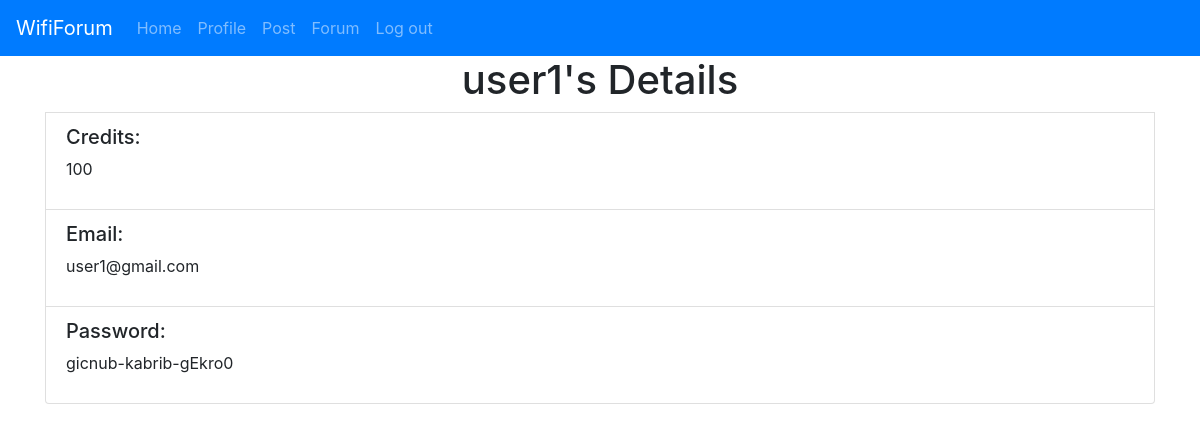
The app's page /profile (signed in) with its own data.
### website/models.py (models this page shows)
class User(db.Model, UserMixin):
    id = db.Column(db.Integer, primary_key=True)
    email = db.Column(db.String(150), unique=True)
    password = db.Column(db.String(150))
    username = db.Column(db.String(150), unique=True)
    credit = db.Column(db.Integer)
    posts = db.relationship('Post')

### website/views.py (the view)
@view.route('/profile', methods=['GET'])
@login_required
def profile():
    return render_template('profile.html', user=current_user)

### website/__init__.py (called while the page is built)
def create_app():
    app = Flask(__name__)
    app.config['SECRET_KEY'] = 'abc' #Dit zorgt voor een encryptie van de data cookies en sessie data, je kan dit ook gwn disablen als het problemen veroorzaakt
    app.config['SQLALCHEMY_DATABASE_URI'] = f'sqlite:///{DB_NAME}'
    db.init_app(app)
    from .views import view
    from .auth import auth
    app.register_blueprint(view, url_prefix='/')
    app.register_blueprint(auth, url_prefix='/')
    from .models import User, Post
    create_database(app)
    login_manager = LoginManager()
    login_manager.login_view = 'auth.login'
    login_manager.init_app(app)
    @login_manager.user_loader
    def load_user(id):
        return User.query.get(int(id))
    return app

### website/templates/profile.html
{% extends "base.html" %} {% block title %}Profile{% endblock %}
{% block content %}
<h1 align="center">{{user.username}}'s Details</h1>
<div class="list-group-item">
    <h5>Credits:</h5> <p>{{ user.credit }}</p>
</div>
<div class="list-group-item">
    <h5>Email:</h5> <p>{{ user.email }}</p>
</div>
<div class="list-group-item">
    <h5>Password:</h5>
    <p>{{ user.password }}</p>
</div>
{% endblock %}

### website/templates/base.html (shortened to what this page needs)
<!DOCTYPE html>
<html>
  <head>
    <link
      rel="stylesheet"
      href="https://stackpath.bootstrapcdn.com/bootstrap/4.4.1/css/bootstrap.min.css"
    />
    <link
      rel="stylesheet"
      href="https://stackpath.bootstrapcdn.com/font-awesome/4.7.0/css/font-awesome.min.css"
    />
  </head>
  <body>
    <nav class="navbar navbar-expand-lg navbar-dark bg-primary">
      <a class="navbar-brand" href="#">WifiForum</a>
      <div class="'collapse navbar-collapse" id="navbar">
        <div class="navbar-nav">
          {% if user.is_authenticated %}
          <a class="nav-item nav-link" id="home" href="/"> Home </a>
          <a class="nav-item nav-link" id="profile" href="/profile"> Profile </a>
          <a class="nav-item nav-link" id="post" href="/post"> Post </a>
          <a class="nav-item nav-link" id="logout" href="/forum"> Forum </a>
          <a class="nav-item nav-link" id="logout" href="/logout"> Log out </a>
          {% else %}
          <a class="nav-item nav-link" id="home" href="/"> Home </a>
          <a class="nav-item nav-link" id="login" href="/login"> Login </a>
          <a class="nav-item nav-link" id="sign-up" href="/signup"> Signup </a>
          {% endif %}
        </div>
      </div>
    </nav>
    <div class="container">{%block content%} {%endblock %}</div>
  </body>
</html>

### records on screen
User: username "user1", credit "100", email "user1@gmail.com", password "gicnub-kabrib-gEkro0"
